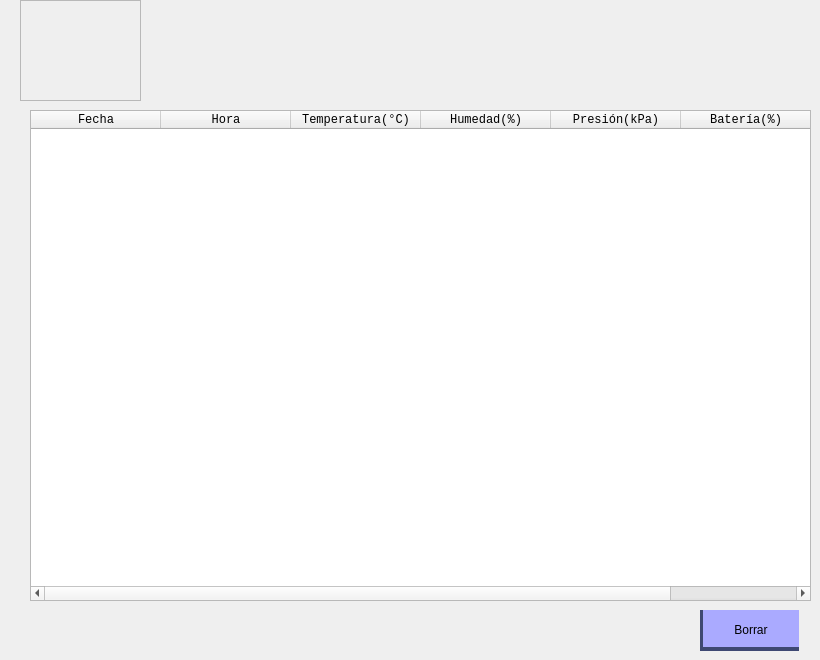
      <widget class="QWidget" name="tabla_sensor">
       <property name="mouseTracking">
        <bool>false</bool>
       </property>
       <attribute name="title">
        <string>Tabla</string>
       </attribute>
       <attribute name="toolTip">
        <string>Ver tabla</string>
       </attribute>
       <widget class="QPushButton" name="boton_borrar_tabla">
        <property name="geometry">
         <rect>
          <x>700</x>
          <y>610</y>
          <width>99</width>
          <height>41</height>
         </rect>
        </property>
        <property name="cursor">
         <cursorShape>PointingHandCursor</cursorShape>
        </property>
        <property name="styleSheet">
         <string notr="true">QPushButton{
	background-color: rgb(170, 170, 255);
	border:none;
	padding-top: 3px;
	border-left: 3px solid rgb(62, 72, 115);
	border-bottom: 4px solid rgb(62, 72, 115);
}

QPushButton:hover{
	background-color: rgb(139, 139, 209);
	border:none;
	border-left: 3px solid rgb(62, 72, 115);
	border-bottom: 6px solid rgb(62, 72, 115);
}

QPushButton:pressed{
	background-color: rgb(139, 139, 209);
	border:none;
	border-left: 3px solid rgb(62, 72, 115);
	border-top: 4px solid rgb(62, 72, 115);
	padding-top: -3px;
	border-bottom: none;
}</string>
        </property>
        <property name="text">
         <string>Borrar</string>
        </property>
        <property name="icon">
         <iconset resource="logo.qrc">
          <normaloff>:/cct/business-and-money-icon-pack-91/iconmonstr-trash-can-30-240.png</normaloff>:/cct/business-and-money-icon-pack-91/iconmonstr-trash-can-30-240.png</iconset>
        </property>
       </widget>
       <widget class="QTableWidget" name="tabla_sensor_datos">
        <property name="geometry">
         <rect>
          <x>30</x>
          <y>110</y>
          <width>781</width>
          <height>491</height>
         </rect>
        </property>
        <property name="font">
         <font>
          <family>Monospace</family>
         </font>
        </property>
        <attribute name="horizontalHeaderDefaultSectionSize">
         <number>130</number>
        </attribute>
        <column>
         <property name="text">
          <string>Fecha</string>
         </property>
        </column>
        <column>
         <property name="text">
          <string>Hora</string>
         </property>
        </column>
        <column>
         <property name="text">
          <string>Temperatura(°C)</string>
         </property>
        </column>
        <column>
         <property name="text">
          <string>Humedad(%)</string>
         </property>
        </column>
        <column>
         <property name="text">
          <string>Presión(kPa)</string>
         </property>
        </column>
        <column>
         <property name="text">
          <string>Batería(%)</string>
         </property>
        </column>
       </widget>
       <widget class="QFrame" name="frame_3">
        <property name="geometry">
         <rect>
          <x>20</x>
          <y>0</y>
          <width>121</width>
          <height>101</height>
         </rect>
        </property>
        <property name="styleSheet">
         <string notr="true">border-image: url(:/cct/business-and-money-icon-pack-91/celulas.png);</string>
        </property>
        <property name="frameShape">
         <enum>QFrame::StyledPanel</enum>
        </property>
        <property name="frameShadow">
         <enum>QFrame::Raised</enum>
        </property>
       </widget>
      </widget>
